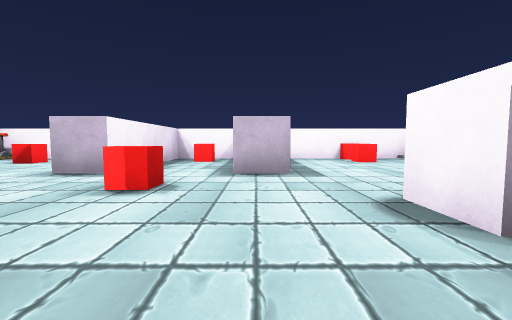
View 1 (above)

12 first-person views from a walk through a 3-D level made in the Unity game engine. The camera is 0.55 m above the floor, tilts 4° down and sees 90° across. The floor is counted in squares, 1 m on a side. Each view is taken from the middle of a square. On the plan, view 1 faces up. The plan holds only what a view shows up to about 9 squares ahead; the rest is blank. The place goes on beyond the plan. The player character is not drawn.

View 2
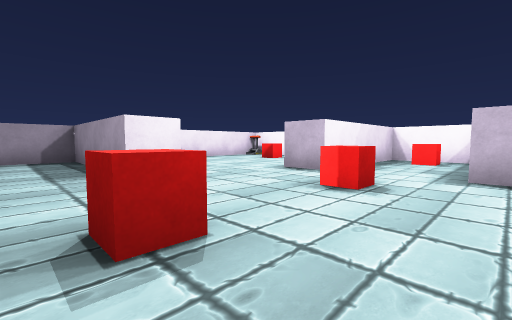

View 3
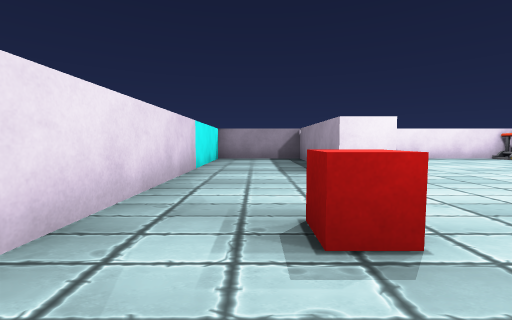

View 4
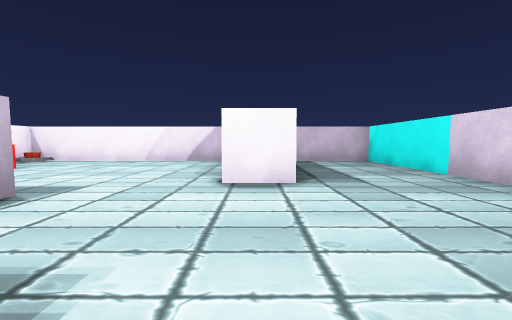

View 5
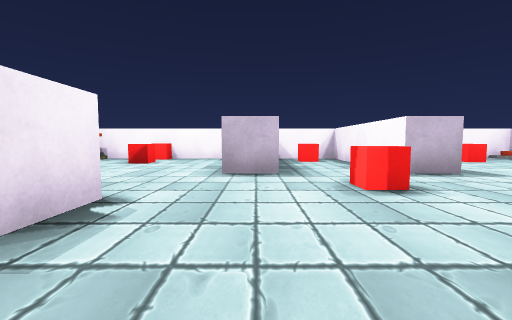

View 6
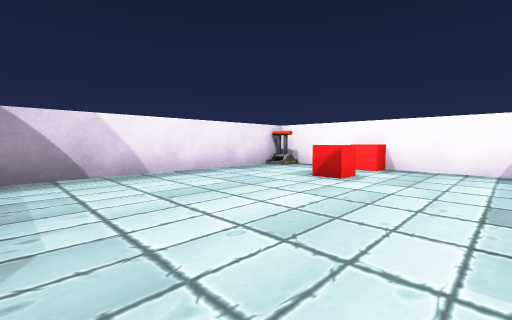

View 7
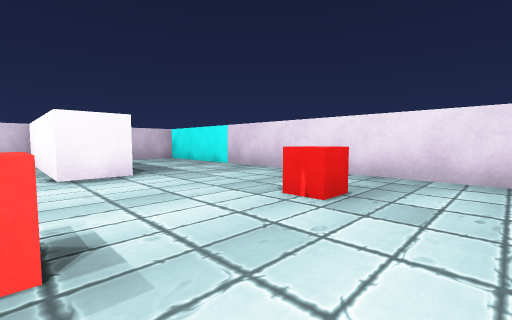

View 8
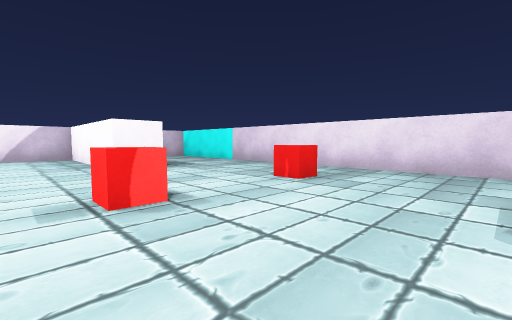

View 9
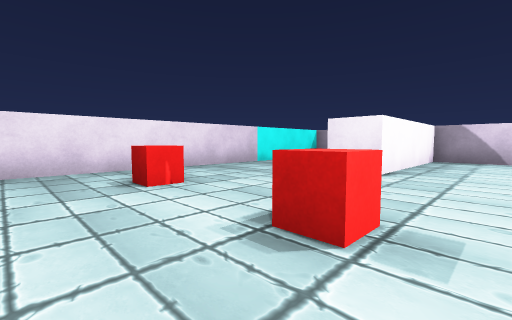

View 10
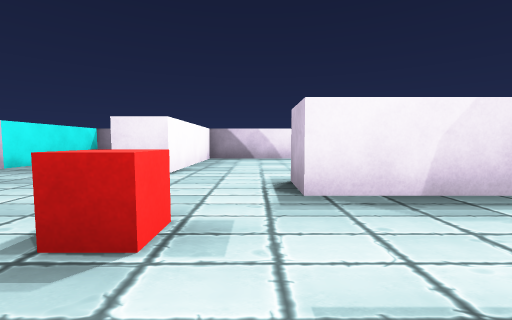

View 11
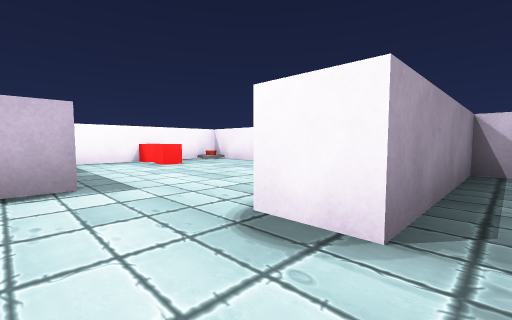

View 12
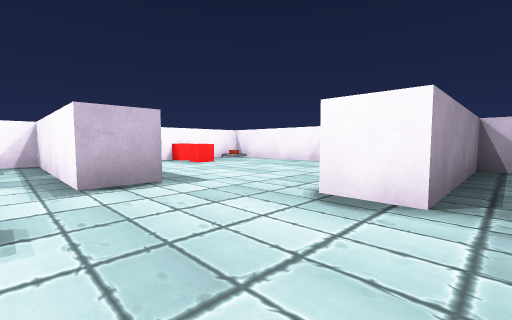

### Floor plan
Points are (right, up) in squares from view 1. A wall is a line through its corners. A room is listed if a view was taken in it or the views show most of it. See-through windows are left out.
Room 1 (views 1, 2, 3, 4, 5, 6, 7, 8, 9, 10, 11, 12)
walls: (-4.5, 2.5) (-4.5, 1.5) (-8.5, 1.5) (-8.5, -1.3) (5.4, -1.3) (5.4, 1.5) (1.4, 1.5) (1.4, 2.5); (0.6, 4.5) (-0.4, 4.5) (-0.4, 8.5) (-2.6, 8.5) (-2.6, 4.5) (-3.6, 4.5)
ways out: opening at (0.5, 3.5) to room 2; opening at (-4, 4) to room 3
objects: red cube (-2, 1); red cube (-1, 3); red cube (-1, 7)
Room 2 (no view inside)
walls: (1.4, 2.5) (5.4, 2.5) (5.4, 8.5) (1.1, 8.5)
low walls: (5.4, 7.8) (4.7, 7.8) (4.7, 8.5)
ways out: opening at (0.5, 3.5) to room 1
objects: red cube (3, 7); red cube (3, 8)
Room 3 (no view inside)
walls: (-3.9, 8.5) (-8.5, 8.5) (-8.5, 2.5) (-4.5, 2.5)
ways out: opening at (-4, 4) to room 1
objects: other object (-8, 8); red cube (-6, 7); red cube (-6, 8)

Where each view was taken, in squares from view 1:
view 1: 0 up, 0 right, facing up
view 2: 0 up, 0 right, facing up-left
view 3: 0 up, 0 right, facing left
view 4: 2 up, 2 left, facing right
view 5: 0 up, 3 left, facing up
view 6: 3 up, 4 left, facing up-left
view 7: 3 up, 3 left, facing down-right
view 8: 4 up, 4 left, facing down-right
view 9: 4 up, 0 right, facing down-left
view 10: 4 up, 0 right, facing left
view 11: 1 up, 0 right, facing up-right
view 12: 1 up, 1 left, facing up-right
